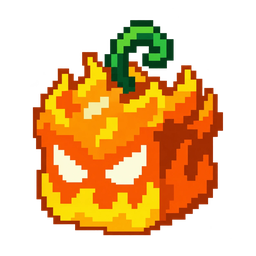
#> input picture art/flame_fruit.png, 256 x 256 px, shrunk from 1254 x 1254 before the run
$ python import_icon.py ../art/flame_fruit.png ../art/flame_fruit.png
#> lines starting #> are read from the running program, lines starting #| are printed output that depends on the picture
#!/usr/bin/env python3
"""Converts an upscaled pixel-art icon into a crisp Minecraft item texture.

Usage: python3 tools/import_icon.py <source.png> <output.png> [--size N]

* Detects the art's pixel grid (each "art pixel" drawn as a big square block) and samples one colour per cell
  (majority vote), so there is no blur or anti-aliasing.
* Removes only the background connected to the image border (near-white or already transparent), so white/cream
  details inside the art (eyes, highlights) are kept.
* Crops to the art, pads to a square power-of-two-friendly canvas, and writes it at native resolution
  (or --size N to force a size, scaled with nearest-neighbour).
"""
import sys
from collections import Counter, deque
from PIL import Image


def is_background(px, threshold=235):
    r, g, b, a = px
    return a < 40 or (r >= threshold and g >= threshold and b >= threshold)


def detect_cell(img):
    """Estimate the art-pixel size from the shortest common run of identical colours along rows and columns."""
    w, h = img.size
    px = img.load()
    runs = Counter()
    for y in range(0, h, max(1, h // 64)):
        run, prev = 1, px[0, y]
        for x in range(1, w):
            cur = px[x, y]
            if max(abs(cur[i] - prev[i]) for i in range(4)) < 24:
                run += 1
            else:
                if run >= 3:
                    runs[run] += 1
                run, prev = 1, cur
    for x in range(0, w, max(1, w // 64)):
        run, prev = 1, px[x, 0]
        for y in range(1, h):
            cur = px[x, y]
            if max(abs(cur[i] - prev[i]) for i in range(4)) < 24:
                run += 1
            else:
                if run >= 3:
                    runs[run] += 1
                run, prev = 1, cur
    if not runs:
        return 1
    # The cell size is the most common small run length (multiples of it are runs of several same-coloured cells).
    common = [length for length, _ in runs.most_common(12)]
    return min(common)


def main():
    if len(sys.argv) < 3:
        print(__doc__)
        sys.exit(1)
    source, output = sys.argv[1], sys.argv[2]
    forced = int(sys.argv[sys.argv.index("--size") + 1]) if "--size" in sys.argv else None

    img = Image.open(source).convert("RGBA")
#> img is the input picture: PIL image 256x256 RGBA; mean R, G, B, A 96.5, 55.3, 8.6, 113.1
    # Align the grid to the art itself: crop away the plain background margin first.
    mask = Image.new("L", img.size, 0)
#> mask: PIL image 256x256 L; every value is 0
    mp, sp = mask.load(), img.load()
    for y in range(img.height):
        for x in range(img.width):
            if not is_background(sp[x, y]):
                mp[x, y] = 255
    img = img.crop(mask.getbbox())
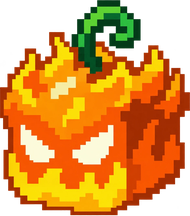
#> img: PIL image 190x216 RGBA; mean R, G, B, A 153.5, 88.3, 13.7, 180.6; transparent parts drawn white
    cell = detect_cell(img)
    cols, rows = round(img.width / cell), round(img.height / cell)
    print(f"source {img.size}, detected art pixel = {cell}px -> grid {cols}x{rows}")
#| source (190, 216), detected art pixel = 3px -> grid 63x72

    src = img.load()
    grid = Image.new("RGBA", (cols, rows))
#> grid: PIL image 63x72 RGBA; every value is 0
    out = grid.load()
    for gy in range(rows):
        for gx in range(cols):
            votes = Counter()
            x0, y0 = int(gx * img.width / cols), int(gy * img.height / rows)
            x1, y1 = int((gx + 1) * img.width / cols), int((gy + 1) * img.height / rows)
            # Sample the inner part of the cell to avoid edge bleed.
            mx, my = max(1, (x1 - x0) // 4), max(1, (y1 - y0) // 4)
            for y in range(y0 + my, max(y0 + my + 1, y1 - my)):
                for x in range(x0 + mx, max(x0 + mx + 1, x1 - mx)):
                    p = src[min(x, img.width - 1), min(y, img.height - 1)]
                    votes[(p[0] // 8 * 8, p[1] // 8 * 8, p[2] // 8 * 8, 255 if p[3] > 127 else 0)] += 1
            out[gx, gy] = votes.most_common(1)[0][0]

    # Flood-fill the background from the border only.
    seen = set()
    queue = deque((x, y) for x in range(cols) for y in (0, rows - 1))
    queue.extend((x, y) for y in range(rows) for x in (0, cols - 1))
    while queue:
        x, y = queue.popleft()
        if (x, y) in seen or not (0 <= x < cols and 0 <= y < rows) or not is_background(out[x, y]):
            continue
        seen.add((x, y))
        out[x, y] = (0, 0, 0, 0)
        queue.extend(((x + 1, y), (x - 1, y), (x, y + 1), (x, y - 1)))

    box = grid.getbbox()
    art = grid.crop(box)
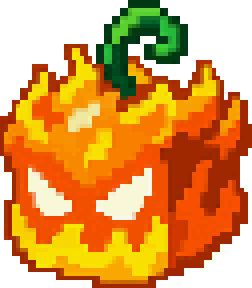
#> art: PIL image 63x72 RGBA (shown 4 times larger); mean R, G, B, A 147.6, 85.2, 12.1, 183.5; transparent parts drawn white
    side = max(art.size)
    canvas = Image.new("RGBA", (side, side), (0, 0, 0, 0))
#> canvas: PIL image 72x72 RGBA; every value is 0
    canvas.alpha_composite(art, ((side - art.width) // 2, side - art.height))  # sit on the bottom like vanilla items
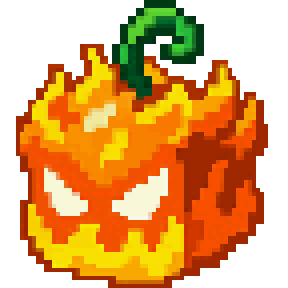
#> canvas: PIL image 72x72 RGBA (shown 4 times larger); mean R, G, B, A 129.1, 74.5, 10.5, 160.6; transparent parts drawn white
    if forced:
        canvas = canvas.resize((forced, forced), Image.NEAREST)
    canvas.save(output)
    print(f"wrote {output} at {canvas.size[0]}x{canvas.size[1]}")
#| wrote ../art/flame_fruit.png at 72x72


if __name__ == "__main__":
    main()
